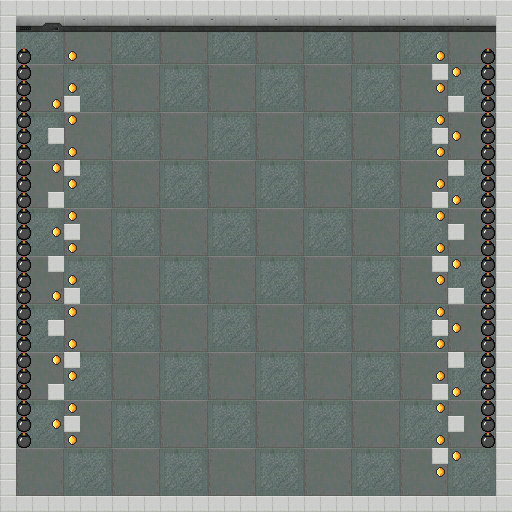

This game map was drawn from its Tiled (.tmx) file and the tilesets committed beside it. A one-line description and the full map source follow:
An orthogonal 32x32 tile map with 16x16 px tiles, 2 tile layers (background, level).

<map version="1.2" tiledversion="1.3.1" orientation="orthogonal" renderorder="right-down" compressionlevel="0" width="32" height="32" tilewidth="16" tileheight="16" infinite="0" nextlayerid="3" nextobjectid="1">
 <properties>
  <property name="maxMirrors" type="int" value="26" />
 </properties>
 <tileset firstgid="1" source="scifi_platformTiles_16x16.tsx" />
 <layer id="1" name="background" width="32" height="32">
  <data encoding="csv">
0,0,0,0,0,0,0,0,0,0,0,0,0,0,0,0,0,0,0,0,0,0,0,0,0,0,0,0,0,0,0,0,
0,421,422,423,424,425,426,427,424,425,426,427,424,425,426,427,424,425,426,426,427,425,427,424,426,425,427,424,426,425,427,0,
0,348,349,350,345,346,347,348,349,350,345,346,347,348,349,350,345,346,347,348,349,350,345,346,347,348,349,350,345,346,347,0,
0,383,384,385,380,381,382,383,384,385,380,381,382,383,384,385,380,381,382,383,384,385,380,381,382,383,384,385,380,381,382,0,
0,310,311,312,313,314,315,310,311,312,313,314,315,310,311,312,313,314,315,310,311,312,313,314,315,310,311,312,313,314,315,0,
0,345,346,347,348,349,350,345,346,347,348,349,350,345,346,347,348,349,350,345,346,347,348,349,350,345,346,347,348,349,350,0,
0,380,381,382,383,384,385,380,381,382,383,384,385,380,381,382,383,384,385,380,381,382,383,384,385,380,381,382,383,384,385,0,
0,313,314,315,310,311,312,313,314,315,310,311,312,313,314,315,310,311,312,313,314,315,310,311,312,313,314,315,310,311,312,0,
0,348,349,350,345,346,347,348,349,350,345,346,347,348,349,350,345,346,347,348,349,350,345,346,347,348,349,350,345,346,347,0,
0,383,384,385,380,381,382,383,384,385,380,381,382,383,384,385,380,381,382,383,384,385,380,381,382,383,384,385,380,381,382,0,
0,310,311,312,313,314,315,310,311,312,313,314,315,310,311,312,313,314,315,310,311,312,313,314,315,310,311,312,313,314,315,0,
0,345,346,347,348,349,350,345,346,347,348,349,350,345,346,347,348,349,350,345,346,347,348,349,350,345,346,347,348,349,350,0,
0,380,381,382,383,384,385,380,381,382,383,384,385,380,381,382,383,384,385,380,381,382,383,384,385,380,381,382,383,384,385,0,
0,313,314,315,310,311,312,313,314,315,310,311,312,313,314,315,310,311,312,313,314,315,310,311,312,313,314,315,310,311,312,0,
0,348,349,350,345,346,347,348,349,350,345,346,347,348,349,350,345,346,347,348,349,350,345,346,347,348,349,350,345,346,347,0,
0,383,384,385,380,381,382,383,384,385,380,381,382,383,384,385,380,381,382,383,384,385,380,381,382,383,384,385,380,381,382,0,
0,310,311,312,313,314,315,310,311,312,313,314,315,310,311,312,313,314,315,310,311,312,313,314,315,310,311,312,313,314,315,0,
0,345,346,347,348,349,350,345,346,347,348,349,350,345,346,347,348,349,350,345,346,347,348,349,350,345,346,347,348,349,350,0,
0,380,381,382,383,384,385,380,381,382,383,384,385,380,381,382,383,384,385,380,381,382,383,384,385,380,381,382,383,384,385,0,
0,313,314,315,310,311,312,313,314,315,310,311,312,313,314,315,310,311,312,313,314,315,310,311,312,313,314,315,310,311,312,0,
0,348,349,350,345,346,347,348,349,350,345,346,347,348,349,350,345,346,347,348,349,350,345,346,347,348,349,350,345,346,347,0,
0,383,384,385,380,381,382,383,384,385,380,381,382,383,384,385,380,381,382,383,384,385,380,381,382,383,384,385,380,381,382,0,
0,310,311,312,313,314,315,310,311,312,313,314,315,310,311,312,313,314,315,310,311,312,313,314,315,310,311,312,313,314,315,0,
0,345,346,347,348,349,350,345,346,347,348,349,350,345,346,347,348,349,350,345,346,347,348,349,350,345,346,347,348,349,350,0,
0,380,381,382,383,384,385,380,381,382,383,384,385,380,381,382,383,384,385,380,381,382,383,384,385,380,381,382,383,384,385,0,
0,313,314,315,310,311,312,313,314,315,310,311,312,313,314,315,310,311,312,313,314,315,310,311,312,313,314,315,310,311,312,0,
0,348,349,350,345,346,347,348,349,350,345,346,347,348,349,350,345,346,347,348,349,350,345,346,347,348,349,350,345,346,347,0,
0,383,384,385,380,381,382,383,384,385,380,381,382,383,384,385,380,381,382,383,384,385,380,381,382,383,384,385,380,381,382,0,
0,310,311,312,313,314,315,310,311,312,313,314,315,310,311,312,313,314,315,310,311,312,313,314,315,310,311,312,313,314,315,0,
0,345,346,347,348,349,350,345,346,347,348,349,350,345,346,347,348,349,350,345,346,347,348,349,350,345,346,347,348,349,350,0,
0,380,381,382,383,384,385,380,381,382,383,384,385,380,381,382,383,384,385,380,381,382,383,384,385,380,381,382,383,384,385,0,
0,0,0,0,0,0,0,0,0,0,0,0,0,0,0,0,0,0,0,0,0,0,0,0,0,0,0,0,0,0,0,0
</data>
 </layer>
 <layer id="2" name="level" width="32" height="32">
  <data encoding="csv">
456,456,456,456,456,456,456,456,456,456,456,456,456,456,456,456,456,456,456,456,456,456,456,456,456,456,456,456,456,456,456,456,
456,77,77,77,77,77,77,77,77,77,77,77,77,77,77,77,77,77,77,77,77,77,77,77,77,77,77,77,77,77,77,456,
456,77,77,77,77,77,77,77,77,77,77,77,77,77,77,77,77,77,77,77,77,77,77,77,77,77,77,77,77,77,77,456,
456,78,77,77,81,77,77,77,77,77,77,77,77,77,77,77,77,77,77,77,77,77,77,77,77,77,77,81,77,77,78,456,
456,78,77,77,77,77,77,77,77,77,77,77,77,77,77,77,77,77,77,77,77,77,77,77,77,77,77,456,81,77,78,456,
456,78,77,77,81,77,77,77,77,77,77,77,77,77,77,77,77,77,77,77,77,77,77,77,77,77,77,81,77,77,78,456,
456,78,77,81,456,77,77,77,77,77,77,77,77,77,77,77,77,77,77,77,77,77,77,77,77,77,77,77,456,77,78,456,
456,78,77,77,81,77,77,77,77,77,77,77,77,77,77,77,77,77,77,77,77,77,77,77,77,77,77,81,77,77,78,456,
456,78,77,456,77,77,77,77,77,77,77,77,77,77,77,77,77,77,77,77,77,77,77,77,77,77,77,456,81,77,78,456,
456,78,77,77,81,77,77,77,77,77,77,77,77,77,77,77,77,77,77,77,77,77,77,77,77,77,77,81,77,77,78,456,
456,78,77,81,456,77,77,77,77,77,77,77,77,77,77,77,77,77,77,77,77,77,77,77,77,77,77,77,456,77,78,456,
456,78,77,77,81,77,77,77,77,77,77,77,77,77,77,77,77,77,77,77,77,77,77,77,77,77,77,81,77,77,78,456,
456,78,77,456,77,77,77,77,77,77,77,77,77,77,77,77,77,77,77,77,77,77,77,77,77,77,77,456,81,77,78,456,
456,78,77,77,81,77,77,77,77,77,77,77,77,77,77,77,77,77,77,77,77,77,77,77,77,77,77,81,77,77,78,456,
456,78,77,81,456,77,77,77,77,77,77,77,77,77,77,77,77,77,77,77,77,77,77,77,77,77,77,77,456,77,78,456,
456,78,77,77,81,77,77,77,77,77,77,77,77,77,77,77,77,77,77,77,77,77,77,77,77,77,77,81,77,77,78,456,
456,78,77,456,77,77,77,77,77,77,77,77,77,77,77,77,77,77,77,77,77,77,77,77,77,77,77,456,81,77,78,456,
456,78,77,77,81,77,77,77,77,77,77,77,77,77,1,77,77,77,77,77,77,77,77,77,77,77,77,81,77,77,78,456,
456,78,77,81,456,77,77,77,77,77,77,77,77,77,77,77,77,77,77,77,77,77,77,77,77,77,77,77,456,77,78,456,
456,78,77,77,81,77,77,77,77,77,77,77,77,77,77,77,77,77,77,77,77,77,77,77,77,77,77,81,77,77,78,456,
456,78,77,456,77,77,77,77,77,77,77,77,77,77,77,77,77,77,77,77,77,77,77,77,77,77,77,456,81,77,78,456,
456,78,77,77,81,77,77,77,77,77,77,77,77,77,77,77,77,77,77,77,77,77,77,77,77,77,77,81,77,77,78,456,
456,78,77,81,456,77,77,77,77,77,77,77,77,77,77,77,77,77,77,77,77,77,77,77,77,77,77,77,456,77,78,456,
456,78,77,77,81,77,77,77,77,77,77,77,77,77,77,77,77,77,77,77,77,77,77,77,77,77,77,81,77,77,78,456,
456,78,77,456,77,77,77,77,77,77,77,77,77,77,77,77,77,77,77,77,77,77,77,77,77,77,77,456,81,77,78,456,
456,78,77,77,81,77,77,77,77,77,77,77,77,77,77,77,77,77,77,77,77,77,77,77,77,77,77,81,77,77,78,456,
456,78,77,81,456,77,77,77,77,77,77,77,77,77,77,77,77,77,77,77,77,77,77,77,77,77,77,77,456,77,78,456,
456,78,77,77,81,77,77,77,77,77,77,77,77,77,77,77,77,77,77,77,77,77,77,77,77,77,77,81,77,77,78,456,
456,77,77,77,77,77,77,77,77,77,77,77,77,77,77,77,77,77,77,77,77,77,77,77,77,77,77,456,81,77,40,456,
456,77,77,77,77,77,77,77,77,77,77,77,77,77,77,77,77,77,77,77,77,77,77,77,77,77,77,81,77,77,40,456,
456,77,77,77,77,77,77,77,77,77,77,77,77,77,77,77,77,77,77,77,77,77,77,77,77,77,77,77,77,77,77,456,
456,456,456,456,456,456,456,456,456,456,456,456,456,456,456,456,456,456,456,456,456,456,456,456,456,456,456,456,456,456,456,456
</data>
 </layer>
</map>
